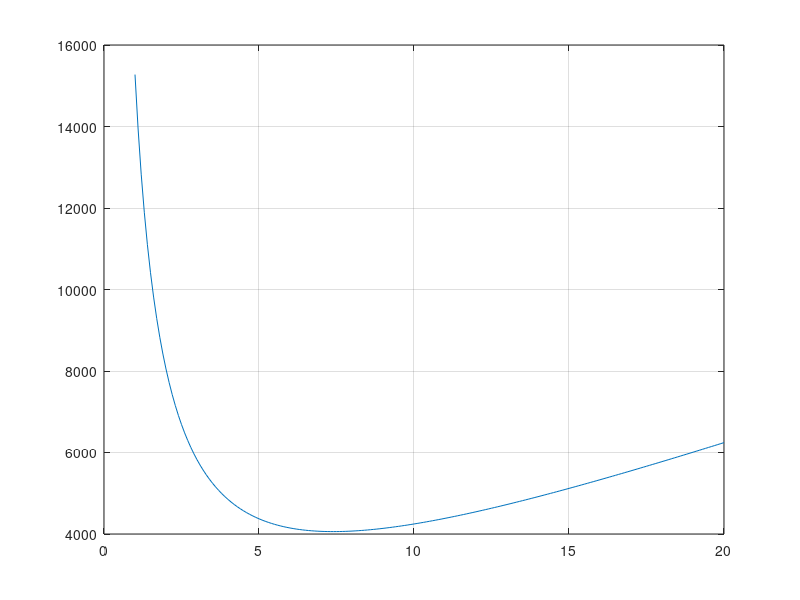

Write MATLAB code to recreate this figure.
%unidad = tons
%T = 3semanas
D = 14 %tons/semana

h = 2*85 %Bs/(unidad.año)
i = 0.22 %Bs/(Bs.unidad)
C = 8500 %Bs/unidad
Cp = h + i*C %Bs/(unidad.año)
Cp = Cp/52 %Bs/(unidad.semana)
r = Cp/C
Co = 15000 %Bs/orden

%GRÁFICA
T = [1:0.1:20];%semana
CT = Co*(1./T) + Cp*(T*D)/2;%BS/semana
plot(T,CT)
%axis([1,10,2000,16000]) 
grid

[CTmin,iCTmin] = min(CT) %Bs/semana
Topt = T(iCTmin) %semana
    
%RESPUESTAS b P114
T = 4 %semanas
CO = Co*(1./T);  %Bs/semana
CP = Cp*(T*D)/2; %Bs/semana
CT = CO + CP;    %Bs/semana

CO = CO*52 %Bs/año
CP = CP*52 %Bs/año
CT = CT*52 %Bs/año